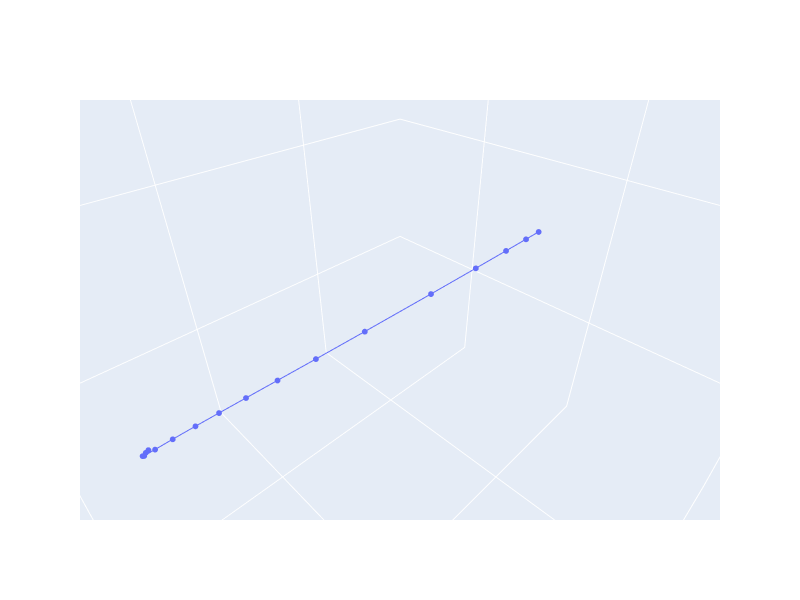

Source (notebook cell):
### Code cell
# TEMP: Round off small decimals so Plotly can plot equal ratios nicely :(
# TODO: Maybe find a nicer solution?
# soln.y = np.round(soln.y, 5)

fig = go.Figure()
fig.add_trace(go.Scatter3d(
    x = soln.y[0, :],
    y = soln.y[1, :],
    z = soln.y[2, :],
    marker=dict(size=2)
))

mins = np.min(soln.y[0:3, :], axis=1)
maxs = np.max(soln.y[0:3, :], axis=1)
lims = np.array([mins, maxs]).T
ranges = maxs - mins
midpoints = np.atleast_2d(np.mean(lims, axis=1)).T
max_range = np.max(ranges)

new_ranges = midpoints + np.array([
    [-max_range, max_range],
    [-max_range, max_range],
    [-max_range, max_range]
])

fig.update_layout(
    scene=dict(
        aspectmode='manual',
        xaxis=dict(range=new_ranges[0, :]),
        yaxis=dict(range=new_ranges[1, :]),
        zaxis=dict(range=new_ranges[2, :])
    ),
    height=600,
    width=800,
)
fig.show()

### Figure 1 — Plotly figure (JSON) as saved in the notebook; plotly's stock layout.template omitted (floating-point values rounded to 4 significant figures)
{"data": [{"marker": {"size": 2}, "type": "scatter3d", "x": [0, 0.05145, 0.1276, 0.2324, 0.3677, 0.5337, 0.636, 0.7068, 0.7597, 0.8016, 0.836, 0.8675, 0.8909, 0.9049, 0.9066, 0.9019, 0.8979], "y": [0, 1.541e-11, 2.891e-09, 1.216e-07, 2.322e-06, 2.978e-05, 0.0001172, 0.0003007, 0.0006254, 0.001153, 0.001968, 0.003342, 0.005175, 0.007023, 0.007327, 0.006042, 0.00483], "z": [0, 6.453e-06, 6.711e-05, 0.0003269, 0.001096, 0.00291, 0.004639, 0.006216, 0.007667, 0.009037, 0.01038, 0.0119, 0.01346, 0.01517, 0.01654, 0.01757, 0.01807]}], "layout": {"height": 600, "scene": {"aspectmode": "auto", "aspectratio": {"x": 1, "y": 1, "z": 1}, "camera": {"center": {"x": 0, "y": 0, "z": 0}, "eye": {"x": 0.2847, "y": 0.2847, "z": 0.2847}, "projection": {"type": "perspective"}, "up": {"x": 0, "y": 0, "z": 1}}, "xaxis": {"range": [-0.4533, 1.36], "type": "linear"}, "yaxis": {"range": [-0.9029, 0.9103], "type": "linear"}, "zaxis": {"range": [-0.8976, 0.9156], "type": "linear"}}, "width": 800}}
